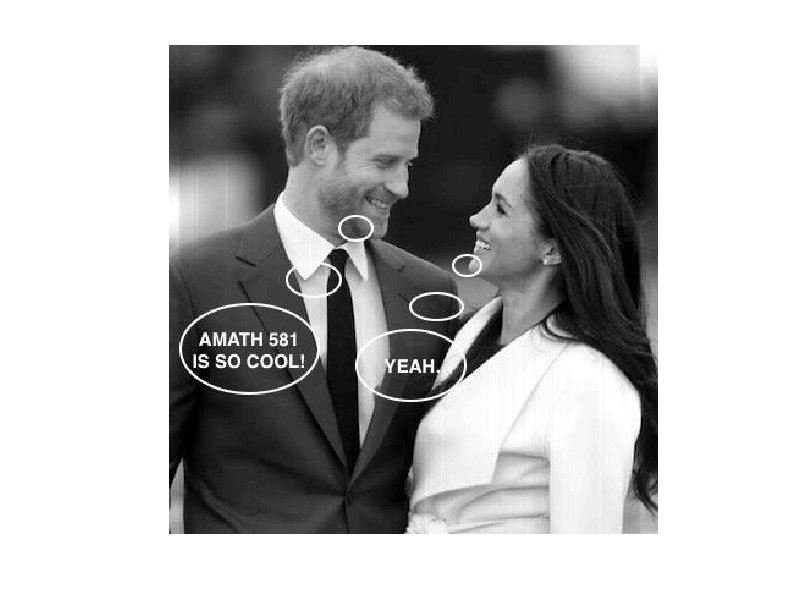

Reproduce this figure in MATLAB.
% Homework MATLAB template file
% Your main file should be named "solution.m" and it should be saved as UTF-8 file.

% !!! Solution failed because I didn't make the matrix from sparse to full
% matrix. 

% !!! Solution failed because the coefficients for the finite diff for
% patial x, second order. 

function [consoleout, A1, A2, A3, A4, A5] = solution()
 [consoleout, A1, A2, A3, A4, A5] = evalc('student_solution(0)'); 
end

function [A1, A2, A3, A4, A5] = student_solution(dummy_argument)
    
    % keep these lines to load Fmat and permvec
    % DO NOT submit the mat files to Gradescope
    load Fmat.mat 
    load permvec.mat
    
    % your solution code goes here
    
    % assign the variables you are asked to save here  
    [A1, A2, A3] = Problem1();
    [A4, A5]     = Problem2(Fmat, permvec);
end

% your extra functions, if you need them, can be in other files (don't forget to upload them too!)

function [A1, A2, A3] = Problem1()

    N = 8; 
    % 1D operator: 
    P  = FiniteDiffMatrix([1 -2 1], [-1, 0, 1], 8);  
    
    % second derivatice second order central periodic. 
    P2 = FiniteDiffMatrix([1, 0, 1], [-1, 0, 1], 8); 
    % 2D operator: 
    Laplacian = kron(eye(N), P) + kron(P, eye(N));
    DeltaX = 20/N;  % domain: [-10, 10]; 
    Laplacian = Laplacian./DeltaX^2;

    PartialX2d = kron(eye(N), P2); 
    PartialX2d = PartialX2d./(2*DeltaX);

    PartialY2d = kron(P2, eye(N)); 
    PartialY2d = PartialY2d./(2*DeltaX);

    A1 = Laplacian;
    A2 = PartialX2d;
    A3 = PartialY2d;
    A1 = full(A1); A2 = full(A2); A3 = full(A3);
end

function [A4, A5] = Problem2(Fmat, permvec)
    CenterBlocks = Fmat(161:240, 161:240);
    BlockVec = Transform(CenterBlocks, 1);
    NewBlockVec = zeros(20, 20, 16);
    for I = 1:16
        J = permvec(I);
        NewBlockVec(:, :, I) = BlockVec(:, :, J);
    end
    CenterBlocksDecrypted = Transform(NewBlockVec, 2);

    FmatDecrypted = Fmat; 
    FmatDecrypted(161: 240, 161: 240) = CenterBlocksDecrypted; 
    imshow(abs(FmatDecrypted)./max(abs(FmatDecrypted)));
    A4 = abs(FmatDecrypted);
    A5 = abs(ifft2(ifftshift(FmatDecrypted)));
    imshow(abs(A5)./max(abs(A5)));
    
end

% Helper Functions and stuff ----------------------------------------------

function Result = Transform(theInput, mode)
    % The input should be a matrix, and it has to be 400 by 400 for the
    % sake of this HW. 
    % Param: 
    %   mode 1: means it's matrix to block vector.
    %   mode 2: means it's block vector to matrix. 
    
    [M, N] = size(theInput);
    
    if mode == 1
        % The input is a 80 by 80 matrix, the center of the Fourier
        % space of the 400 by 400 image. 
        if M ~= 80 || N ~= 80
            error("The input matrix must be 400 by 400 for the sake of the HW. ");
        end
        Result = zeros(20, 20, 16);
        Counter = 1;
        for Row = 1:20:80
           for Col = 1:20:80
               Result(:, :, Counter) = theInput(Col: Col + 19, Row: Row + 19);
               Counter = Counter + 1;
           end
        end
        
    elseif mode == 2
        % The input is a vector with length 16, containing all the 20 by 20
        % blocks needed to reconstruct the original matrix, the 80 by 80
        % center fourier sequence. 
        [M, N, O] = size(theInput); 
        if ~(M == 20 && N == 20 && O == 16)
            error("Input wrong Dimension, it should be 20x20x16"); 
        end
        Result = zeros(80, 80);
        for Block = 0: 15
            I = mod(Block, 4); 
            J = int16(floor(Block/4));
            % disp(strcat("I: ", num2str(I), " J: ", num2str(J)))
            Result(I*20 + 1:I*20 + 20, J*20 + 1: J*20 + 20) = ... 
                theInput(:, :, Block + 1);
        end
    end
end

function [b, a] = swap(a, b)
end

function P = FiniteDiffMatrix(filter, diagonalPosition, n)
    % This is a smart function that is going to construct the differential
    % matrix for you, assumning a periodic boundary conditions. It will
    %
    % Filter: 
    %   This is the finite differnce coefficients. SHOULD BE ROW VECTOR.
    %
    % diagonalPosition: 
    %   This represent where the finite different coefficients is applied
    %   to the sampled points.
    if length(filter) ~= length(diagonalPosition)
        error("Please check you input, the number of diagonal equals to the finite diff coefficients.");
    end
    
    e       = ones(n, 1);
    P       = spdiags(e.*filter, diagonalPosition, n, n);
    NewDiag = zeros(size(filter));
    
    % Handle Periodic Conditions. 
    for I = 1: length(NewDiag)
       if diagonalPosition(I) < 0
           NewDiag(I) = -(n + diagonalPosition(I));
        
       elseif diagonalPosition(I) > 0
           NewDiag(I) = n - diagonalPosition(I);
       else
           filter(I) = 0;  % No overlap. 
       end
    end
    P = P + spdiags(e.*filter, NewDiag, n, n);
end
